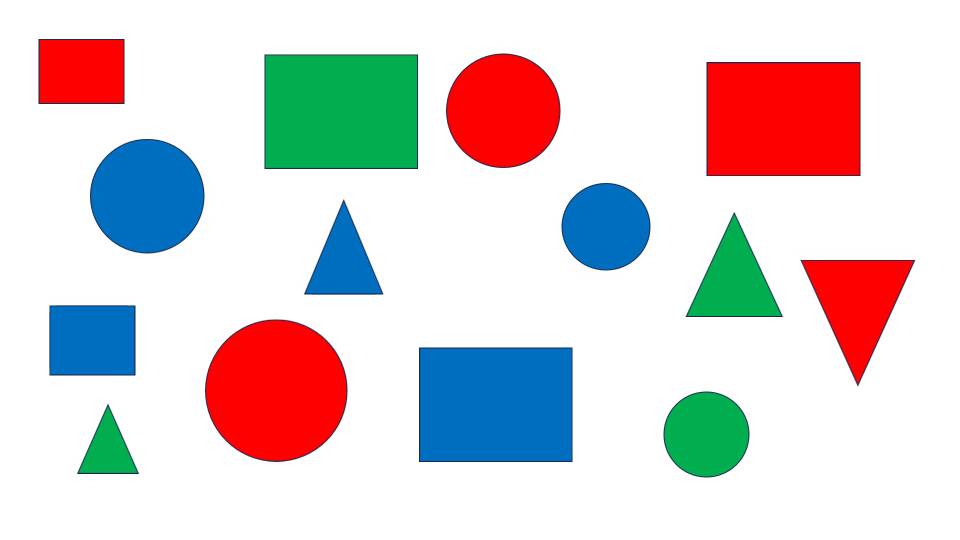
#> input picture frame 18 of shape.mp4, 1920 x 1080 px (shown at 1/2 size)
$ python tugasOpencv.py
#> lines starting #> are read from the running program, lines starting #| are printed output that depends on the picture; after the words box and inside, x2 and y2 are one past the last pixel; in counts of white or black regions, pixels touching at a corner belong together
import cv2
import numpy as np

cap = cv2.VideoCapture('shape.mp4')
segitigaMerah = segitigaHijau = segitigaBiru = segiempatMerah = segiempatHijau = segiempatBiru = lingkaranMerah = lingkaranHijau = lingkaranBiru  = 0

success, img = cap.read()
#> img is the input picture: shape (1080, 1920, 3); mean B, G, R 211.2, 209.6, 217.5

if success:
    hsv_img = cv2.cvtColor(img, cv2.COLOR_BGR2HSV)
#> hsv_img: shape (1080, 1920, 3); mean H, S, V 17.5, 63.6, 243.2

    lowerRed = np.array([0, 100, 100])
    upperRed = np.array([10, 255, 255])
    lowerGreen = np.array([40, 100, 100])
    upperGreen = np.array([80, 255, 255])
    lowerBlue = np.array([100, 100, 100])
    upperBlue = np.array([140, 255, 255])

    maskRed = cv2.inRange(hsv_img, lowerRed, upperRed)
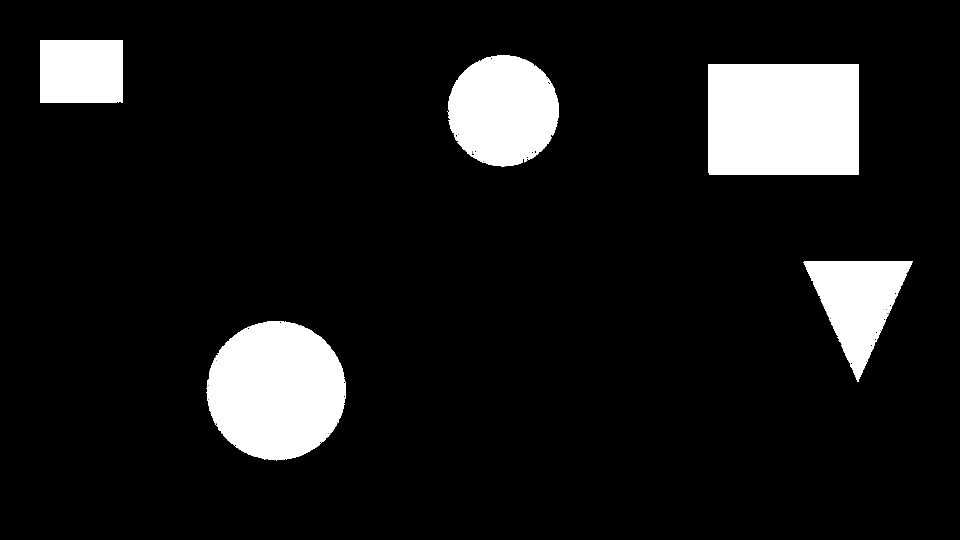
#> maskRed: shape (1080, 1920) (shown at 1/2 size); 10.3% white; 107 white regions (102 under 20 px), largest, box (x1, y1, x2, y2) and area: (1416, 128, 1718, 350) 67031, (412, 642, 692, 922) 60694, (894, 110, 1118, 334) 38711, (1606, 522, 1826, 764) 26697, (80, 80, 246, 206) 20814
    maskGreen = cv2.inRange(hsv_img, lowerGreen, upperGreen)
#> maskGreen: shape (1080, 1920); 5.6% white; 4 white regions, box (x1, y1, x2, y2) and area: (532, 111, 834, 336) 67948, (1330, 786, 1496, 952) 22031, (1374, 430, 1562, 632) 19162, (158, 814, 274, 946) 7876
    maskBlue = cv2.inRange(hsv_img, lowerBlue, upperBlue)
#> maskBlue: shape (1080, 1920); 8.2% white; 172 white regions (167 under 20 px), largest, box (x1, y1, x2, y2) and area: (840, 696, 1144, 922) 68703, (182, 280, 408, 506) 40269, (1124, 368, 1300, 540) 23729, (100, 612, 270, 750) 23323, (610, 404, 765, 588) 14642

    maskCombined = cv2.bitwise_or(maskRed, maskGreen)
#> maskCombined: shape (1080, 1920); 16% white; 111 white regions (102 under 20 px), largest, box (x1, y1, x2, y2) and area: (532, 111, 834, 336) 67948, (1416, 128, 1718, 350) 67031, (412, 642, 692, 922) 60694
    maskCombined = cv2.bitwise_or(maskCombined, maskBlue)
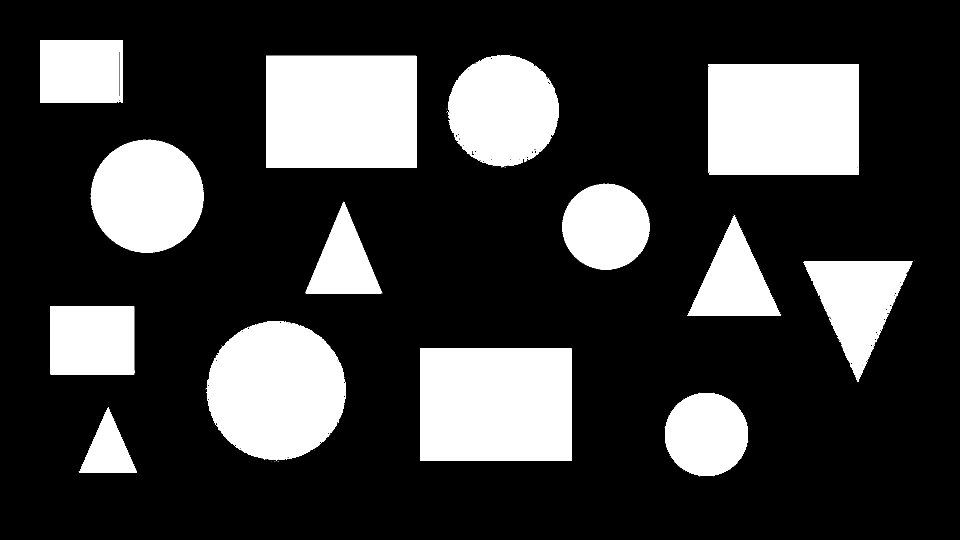
#> maskCombined: shape (1080, 1920) (shown at 1/2 size); 24.2% white; 280 white regions (266 under 20 px)

    contours, hierarchy = cv2.findContours(maskCombined.copy(), cv2.RETR_EXTERNAL, cv2.CHAIN_APPROX_SIMPLE)
#> contours = 280 contours, 266 with area under 20; largest, box (x1, y1, x2, y2) and area: (840, 696, 1144, 922) 68174, (532, 111, 834, 336) 67422, (1416, 128, 1718, 350) 66510, (412, 642, 692, 922) 60254, (182, 280, 408, 506) 39849

    for c in contours:
        epsilon = 0.01 * cv2.arcLength(c, True)
        approx = cv2.approxPolyDP(c, epsilon, True)

        if len(approx) == 3:
            bentuk = 'segitiga'
        elif len(approx) == 4:
            bentuk = 'segi empat'
        else:
            bentuk = 'lingkaran'

        if cv2.contourArea(c) > 500:
            rect = cv2.minAreaRect(c)
            ((x, y), (width, height), rotation) = rect
            x1 = x - width / 2
            y1 = y - height / 2
            x2 = x + width / 2
            y2 = y + height / 2

            if np.any(maskRed[int(y1):int(y2), int(x1):int(x2)]):
                warna = 'Merah'
            elif np.any(maskGreen[int(y1):int(y2), int(x1):int(x2)]):
                warna = 'Hijau'
            elif np.any(maskBlue[int(y1):int(y2), int(x1):int(x2)]):
                warna = 'Biru'

            if bentuk == 'segitiga' and warna == 'Merah':
                segitigaMerah += 1
            elif bentuk == 'segitiga' and warna == 'Hijau':
                segitigaHijau += 1
            elif bentuk == 'segitiga' and warna == 'Biru':
                segitigaBiru += 1
            elif bentuk == 'segi empat' and warna == 'Merah':
                segiempatMerah += 1
            elif bentuk == 'segi empat' and warna == 'Hijau':
                segiempatHijau += 1
            elif bentuk == 'segi empat' and warna == 'Biru':
                segiempatBiru += 1
            elif bentuk == 'lingkaran' and warna == 'Merah':
                lingkaranMerah += 1
            elif bentuk == 'lingkaran' and warna == 'Hijau':
                lingkaranHijau += 1
            elif bentuk == 'lingkaran' and warna == 'Biru':
                lingkaranBiru += 1
#> this loop made 280 passes
#> (epsilon, approx, bentuk, rect, x, y, width, height) on pass 56: (4.49, [[217, 814], [158, 945], [273, 945]], 'segitiga', ((215.5, 879.5), (131, 115), -90), 215.5, 879.5, 131, 115)
#> after the loop, lingkaranBiru = 2; lingkaranHijau = 1; lingkaranMerah = 2; segiempatBiru = 2; segiempatHijau = 1; segiempatMerah = 2; segitigaBiru = 1; segitigaHijau = 2; segitigaMerah = 1

while True:
    success, img = cap.read()
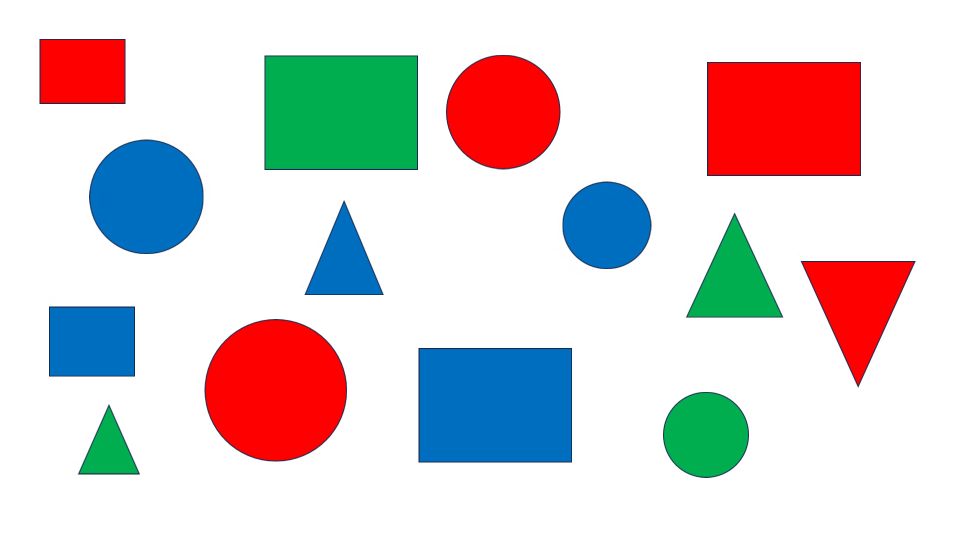
#> input picture frame 19 of shape.mp4, 1920 x 1080 px (shown at 1/2 size)
#> img is the input picture: shape (1080, 1920, 3); mean B, G, R 211.2, 209.7, 217.5

    if not success:
        cap.set(cv2.CAP_PROP_POS_FRAMES, 0)
        continue

    hsv_img = cv2.cvtColor(img, cv2.COLOR_BGR2HSV)
#> hsv_img: shape (1080, 1920, 3); mean H, S, V 17.5, 63.6, 243.3

    lowerRed = np.array([0, 100, 100])
    upperRed = np.array([10, 255, 255])
    lowerGreen = np.array([40, 100, 100])
    upperGreen = np.array([80, 255, 255])
    lowerBlue = np.array([100, 100, 100])
    upperBlue = np.array([140, 255, 255])

    maskRed = cv2.inRange(hsv_img, lowerRed, upperRed)
#> maskRed: shape (1080, 1920); 10.3% white; 118 white regions (113 under 20 px), largest, box (x1, y1, x2, y2) and area: (1418, 126, 1720, 350) 67339, (412, 642, 692, 920) 60691, (894, 112, 1118, 336) 38701, (1606, 524, 1826, 766) 26788, (82, 80, 248, 206) 20800
    maskGreen = cv2.inRange(hsv_img, lowerGreen, upperGreen)
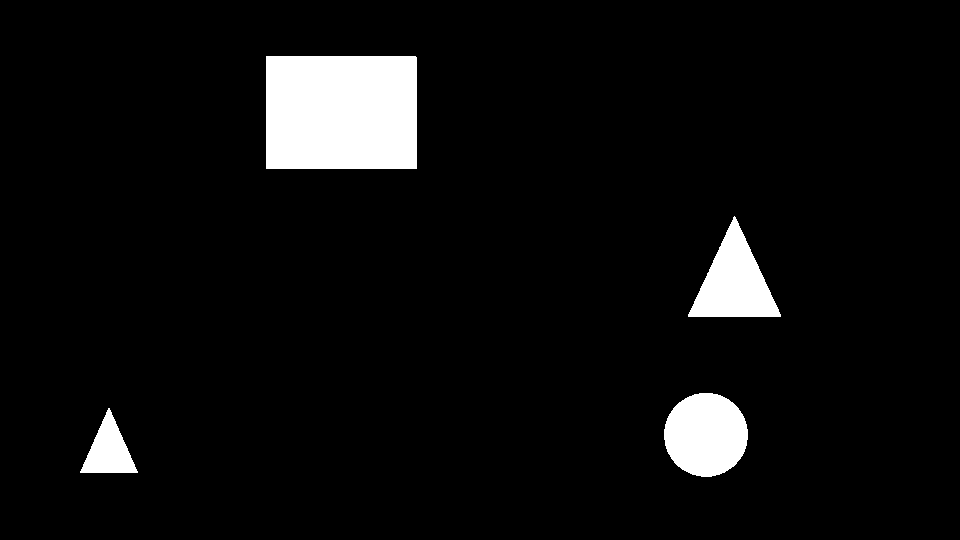
#> maskGreen: shape (1080, 1920) (shown at 1/2 size); 5.6% white; 4 white regions, box (x1, y1, x2, y2) and area: (532, 113, 834, 338) 67948, (1328, 786, 1496, 954) 22087, (1376, 432, 1562, 634) 19279, (160, 816, 276, 946) 7761
    maskBlue = cv2.inRange(hsv_img, lowerBlue, upperBlue)
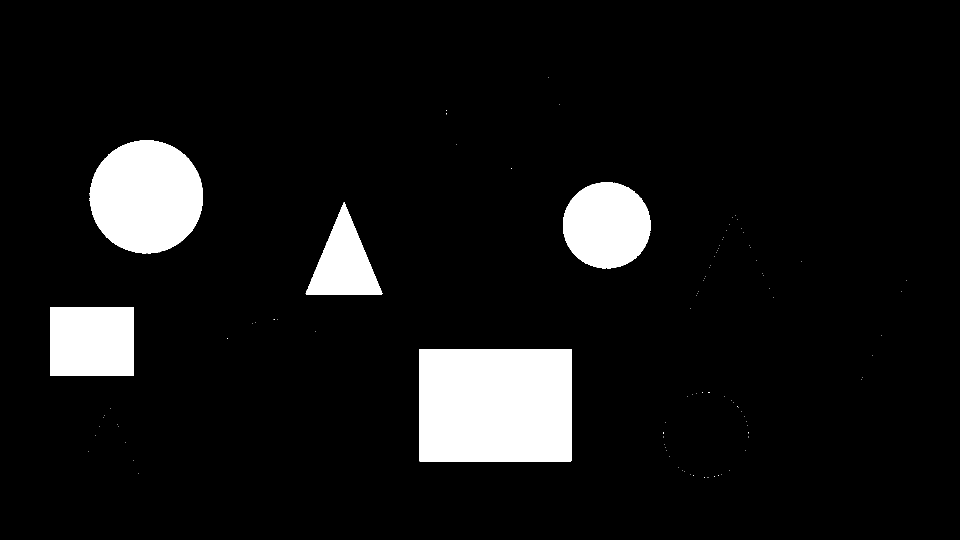
#> maskBlue: shape (1080, 1920) (shown at 1/2 size); 8.3% white; 113 white regions (108 under 20 px), largest, box (x1, y1, x2, y2) and area: (838, 698, 1144, 924) 68926, (179, 280, 406, 508) 40443, (1126, 364, 1302, 538) 23905, (100, 614, 268, 752) 23184, (612, 404, 766, 589) 14515

    maskCombined = cv2.bitwise_or(maskRed, maskGreen)
#> maskCombined: shape (1080, 1920); 16% white; 122 white regions (113 under 20 px), largest, box (x1, y1, x2, y2) and area: (532, 113, 834, 338) 67948, (1418, 126, 1720, 350) 67339, (412, 642, 692, 920) 60691
    maskCombined = cv2.bitwise_or(maskCombined, maskBlue)
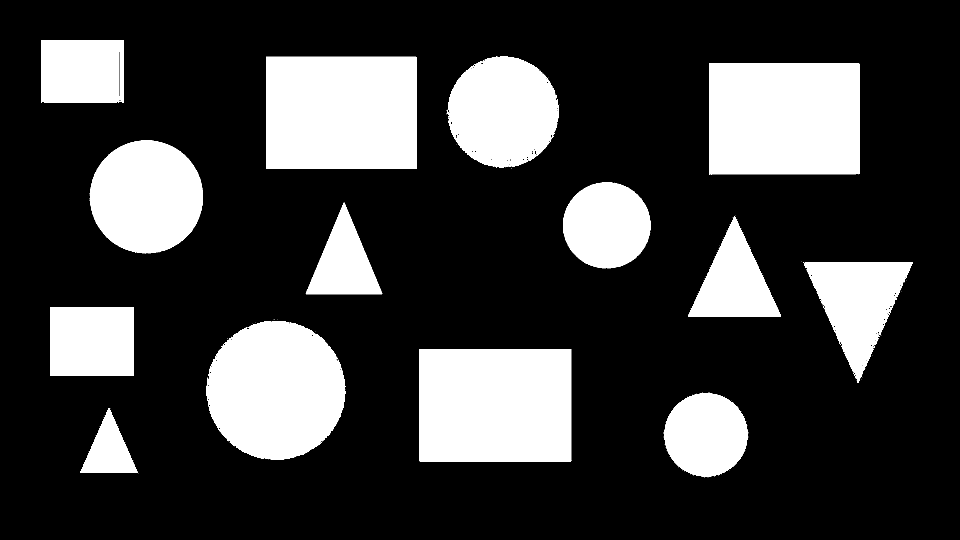
#> maskCombined: shape (1080, 1920) (shown at 1/2 size); 24.2% white; 229 white regions (215 under 20 px)

    contours, hierarchy = cv2.findContours(maskCombined.copy(), cv2.RETR_EXTERNAL, cv2.CHAIN_APPROX_SIMPLE)
#> contours = 229 contours, 215 with area under 20; largest, box (x1, y1, x2, y2) and area: (838, 698, 1144, 924) 68397, (532, 113, 834, 338) 67422, (1418, 126, 1720, 350) 66529, (412, 642, 692, 920) 60253, (179, 280, 406, 508) 40003
    for c in contours:
        epsilon = 0.01 * cv2.arcLength(c, True)
        approx = cv2.approxPolyDP(c, epsilon, True)
        if len(approx) == 3:
            bentuk = 'segitiga'
        elif len(approx) == 4:
            bentuk = 'segi empat'
        else:
            bentuk = 'lingkaran'

        if cv2.contourArea(c) > 500:
            rect = cv2.minAreaRect(c)
            ((x, y), (width, height), rotation) = rect
            x1 = x - width / 2
            y1 = y - height / 2
            x2 = x + width / 2
            y2 = y + height / 2
            cv2.rectangle(img, (int(x1), int(y1)), (int(x2), int(y2)), (0, 0, 255), 2)

            cv2.drawContours(img, contours, -1, (0, 255, 0), 2)

            if np.any(maskRed[int(y1):int(y2), int(x1):int(x2)]):
                warna = 'Merah'
            elif np.any(maskGreen[int(y1):int(y2), int(x1):int(x2)]):
                warna = 'Hijau'
            elif np.any(maskBlue[int(y1):int(y2), int(x1):int(x2)]):
                warna = 'biru'
            cv2.putText(img, f'{bentuk} {warna}', (int(x1), int(y2+20)), cv2.FONT_ITALIC, 1, (0, 0, 255), 2)
#> this loop made 229 passes
#> (epsilon, approx, bentuk, x, y, width, height, rotation) on pass 54: (4.52, [[216, 816], [160, 945], [276, 946]], 'segitiga', 218.5, 880.8, 129.5, 116, -89.51)
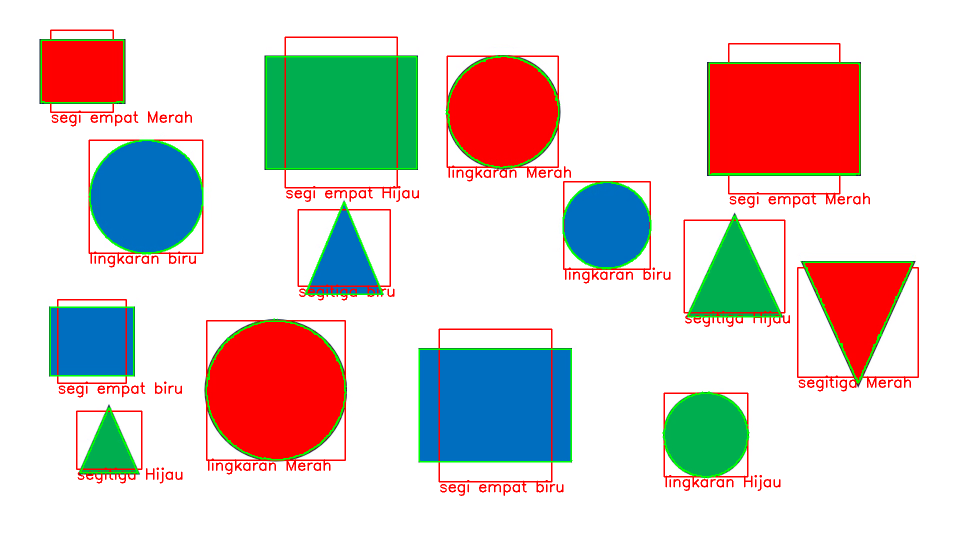
#> img: shape (1080, 1920, 3) (shown at 1/2 size); 4.29% of pixels changed, all inside (x1, y1, x2, y2) = (81, 59, 1838, 992)

    cv2.imshow("view", img)

    if cv2.waitKey(1) & 0xFF == ord('q'):
#> (key q is pressed here)
        break

print('Segitiga Merah:', segitigaMerah)
#| Segitiga Merah: 1
print('Segitiga Hijau:', segitigaHijau)
#| Segitiga Hijau: 2
print('Segitiga Biru:', segitigaBiru)
#| Segitiga Biru: 1
print('Segi Empat Merah:', segiempatMerah)
#| Segi Empat Merah: 2
print('Segi Empat Hijau:', segiempatHijau)
#| Segi Empat Hijau: 1
print('Segi Empat Biru:', segiempatBiru)
#| Segi Empat Biru: 2
print('Lingkaran Merah:', lingkaranMerah)
#| Lingkaran Merah: 2
print('Lingkaran Hijau:', lingkaranHijau)
#| Lingkaran Hijau: 1
print('Lingkaran Biru:', lingkaranBiru)
#| Lingkaran Biru: 2

cv2.waitKey(1)
cap.release()
cv2.destroyAllWindows()

$ run again, starting later in the video
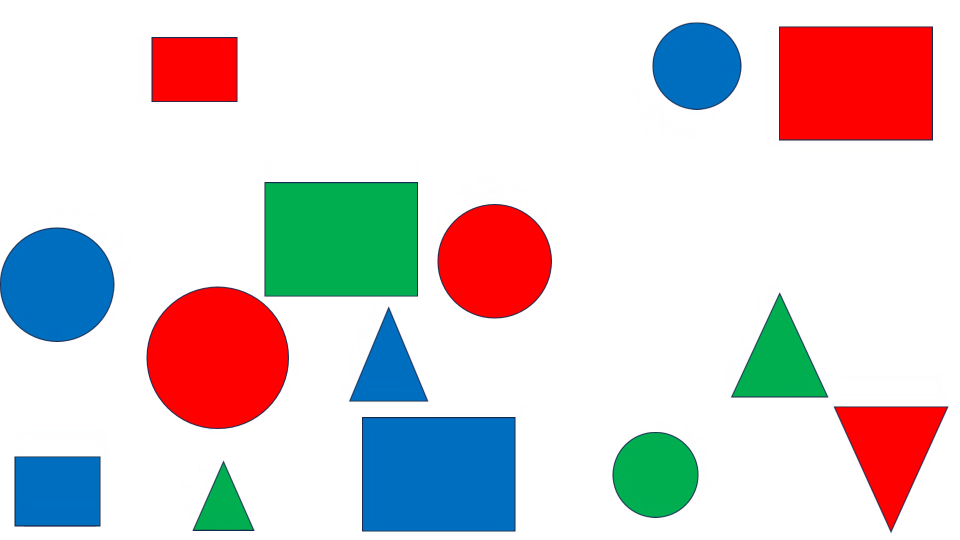
#> input picture frame 82 of shape.mp4, 1920 x 1080 px (shown at 1/2 size)
#> img is the input picture: shape (1080, 1920, 3); mean B, G, R 211.2, 209.6, 217.5
#> `maskRed = cv2.inRange(hsv_img, lowerRed, upperRed)`:
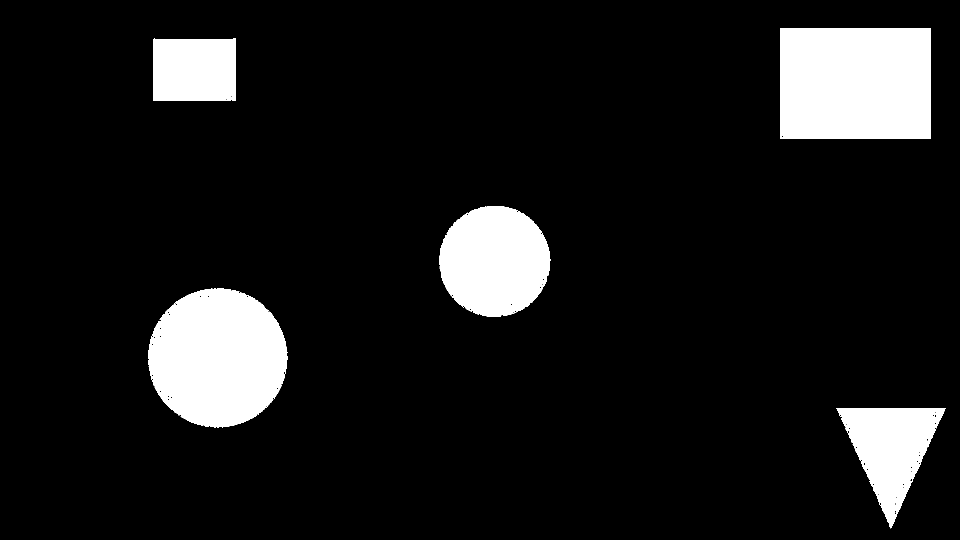
#> maskRed: shape (1080, 1920) (shown at 1/2 size); 10.3% white; 106 white regions (101 under 20 px), largest, box (x1, y1, x2, y2) and area: (1560, 56, 1862, 278) 67040, (296, 576, 576, 856) 60742, (878, 412, 1102, 634) 38728, (1672, 816, 1892, 1056) 26325, (306, 76, 472, 202) 20585
#> `contours, hierarchy = cv2.findContours(maskCombined.copy(), cv2.RETR_E..`: contours = 226 contours, 212 with area under 20; largest, box (x1, y1, x2, y2) and area: (726, 836, 1030, 1062) 68175, (532, 366, 834, 592) 67722, (1560, 56, 1862, 278) 66521, (296, 576, 576, 856) 60356, (0, 456, 228, 682) 39942
#> the loop `for c in contours:` made 226 passes
#> (epsilon, approx, bentuk, rect, x, y, width, height) on pass 41: (4.55, [[447, 928], [388, 1059], [503, 1059]], 'segitiga', ((445.5, 993.5), (131, 115), -90), 445.5, 993.5, 131, 115)
#> after the loop `for c in contours:`: lingkaranBiru = 2; lingkaranHijau = 1; lingkaranMerah = 2; segiempatHijau = 1; segiempatMerah = 2; segitigaBiru = 1; segitigaHijau = 2; segitigaMerah = 1
#> `contours, hierarchy = cv2.findContours(maskCombined.copy(), cv2.RETR_E..`: contours = 265 contours, 251 with area under 20; largest, box (x1, y1, x2, y2) and area: (726, 836, 1030, 1062) 68175, (532, 367, 834, 592) 67417, (1560, 56, 1862, 278) 66513, (296, 576, 576, 856) 60319, (0, 456, 228, 682) 39961
#> the loop `for c in contours:` made 265 passes
#> (epsilon, approx, bentuk, rect, x, y, width, height) on pass 59: (4.48, [[446, 928], [390, 1059], [505, 1059]], 'segitiga', ((447.5, 993.5), (131, 115), -90), 447.5, 993.5, 131, 115)
#> after the loop `for c in contours:`:
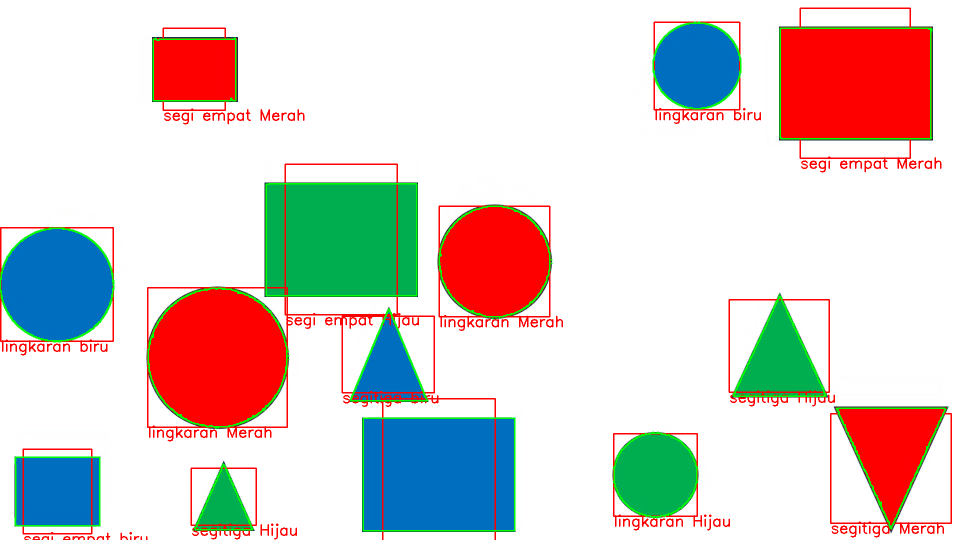
#> img: shape (1080, 1920, 3) (shown at 1/2 size); mean B, G, R 204.5, 207.3, 216.7
#| Segitiga Merah: 1
#| Segitiga Hijau: 2
#| Segitiga Biru: 1
#| Segi Empat Merah: 2
#| Segi Empat Hijau: 1
#| Segi Empat Biru: 2
#| Lingkaran Merah: 2
#| Lingkaran Hijau: 1
#| Lingkaran Biru: 2
